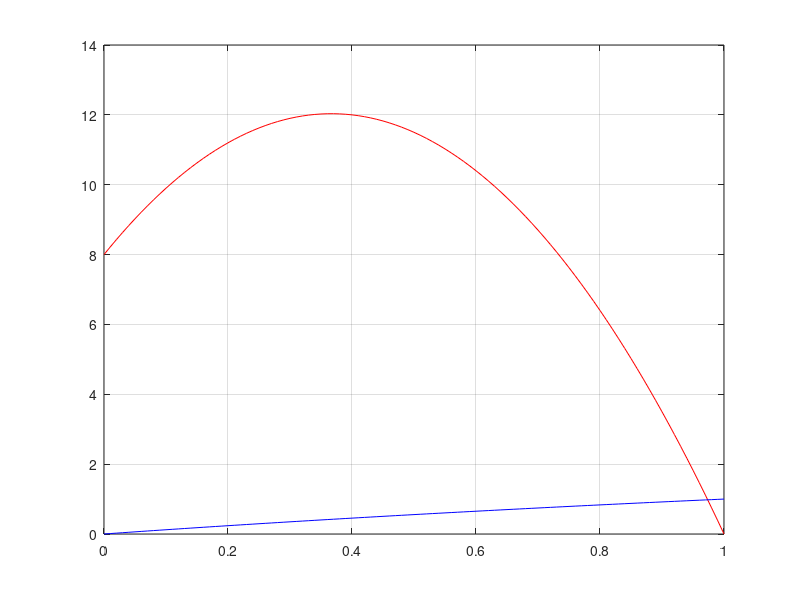

The MATLAB script that drew this image:
clear; clc;

Astar = 0:0.01:1 ;
S = 4;
k_plus = 2 ;
kf = 30 ;
Kmf = 0.5 ;
kminus = 5 ;
Kmb = 4;

forward_rate = zeros(length(Astar), 1);
backward_rate = zeros(length(Astar), 1);

for i = 1:length(Astar)
    fprintf("[A*] = %f \n", Astar(i));

    forward = (k_plus * S + kf .* Astar(i)) * (1 - Astar(i));
    backward = kminus .* ((Astar(i))/ (Kmb + Astar(i)));
    
    forward_rate(i) = forward ;
    fprintf("Forward = %f \n", forward(end));
    
    backward_rate(i) = backward ;    
    fprintf("Backward = %f \n", backward(end));

    fprintf("----------------------------------- \n");
end

figure;
plot(Astar, forward_rate, 'r');
hold on;
plot(Astar, backward_rate, 'b');
grid on;